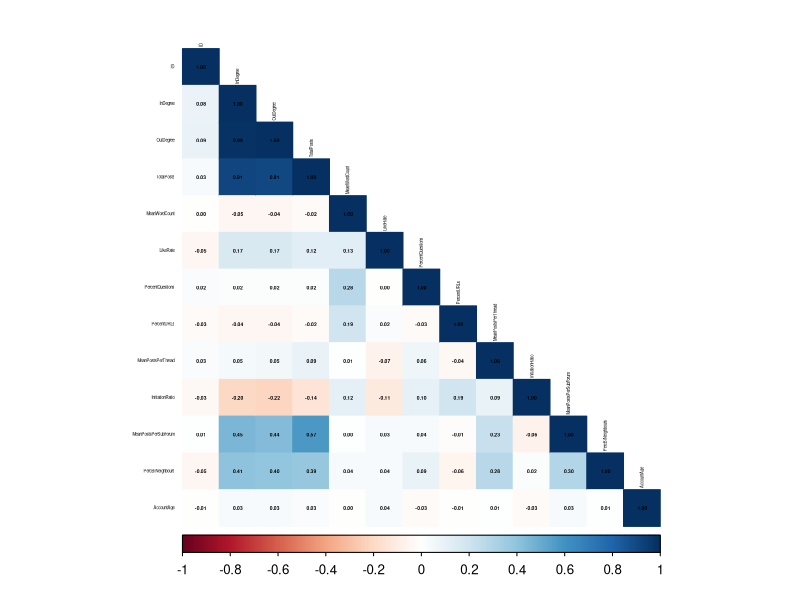
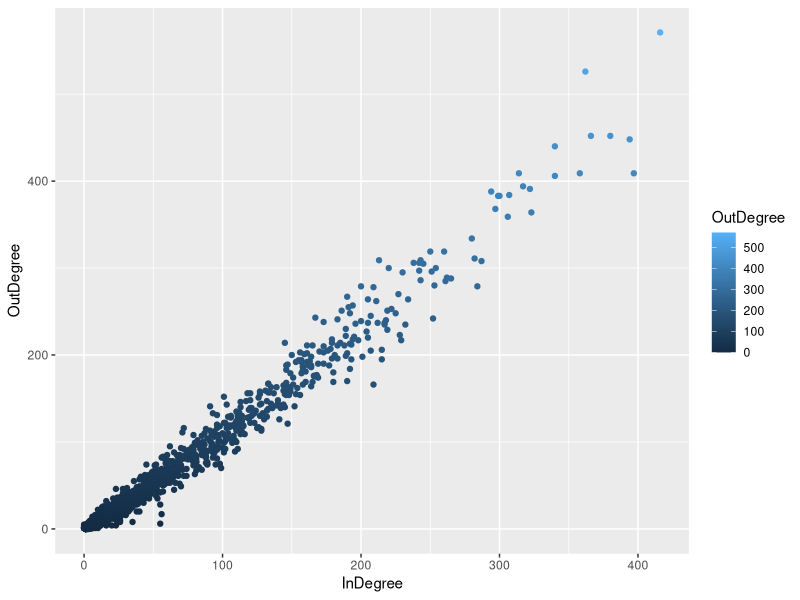
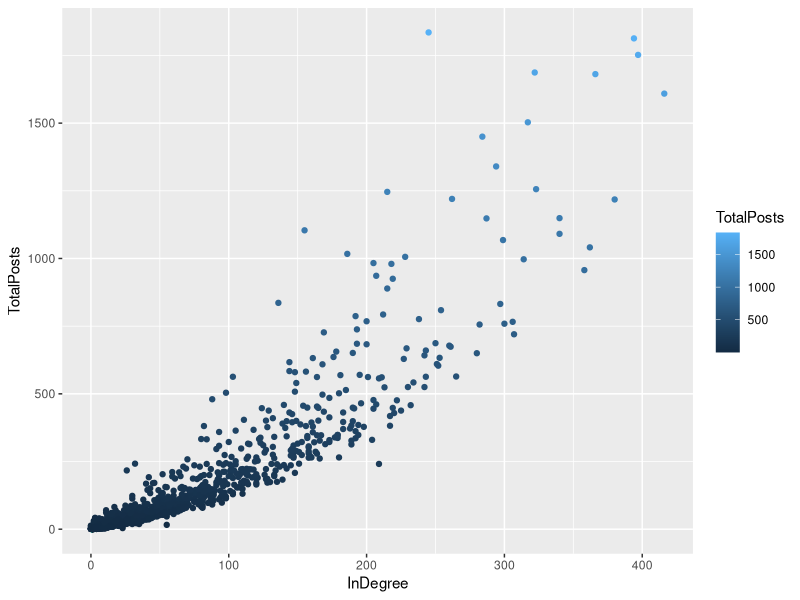
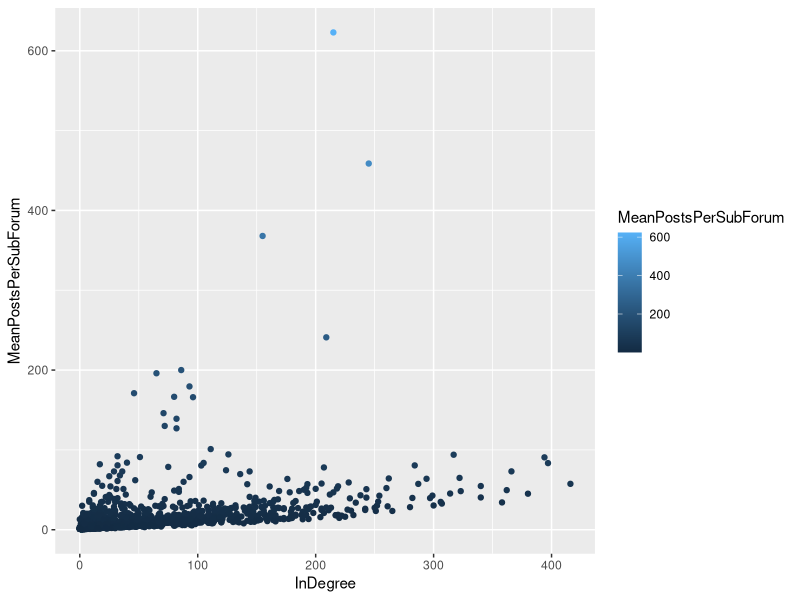
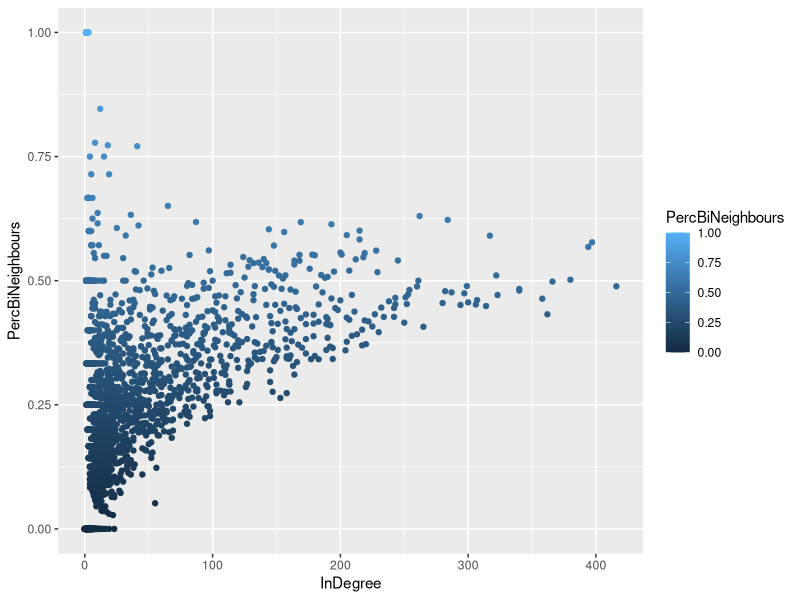
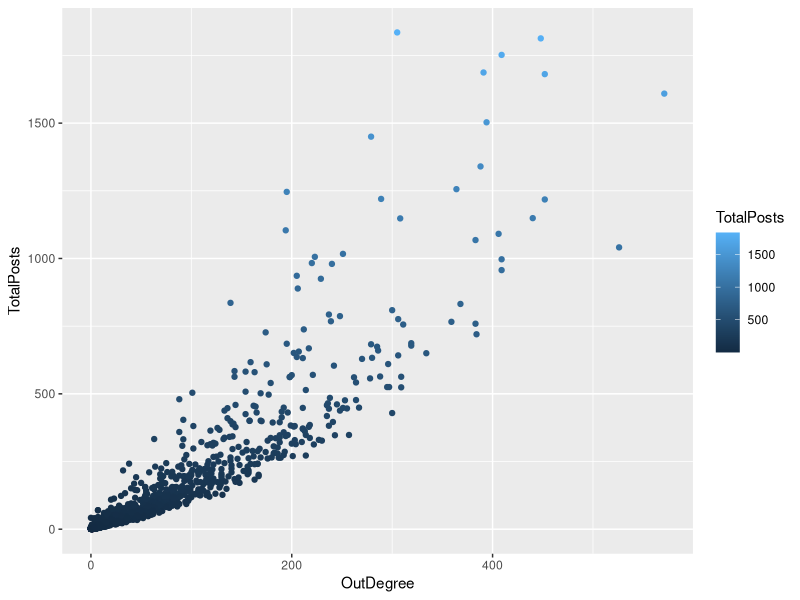
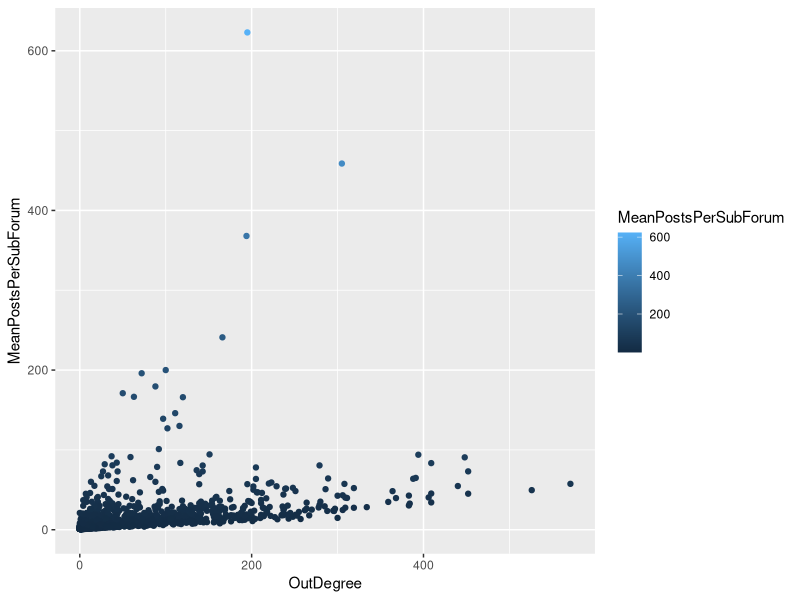
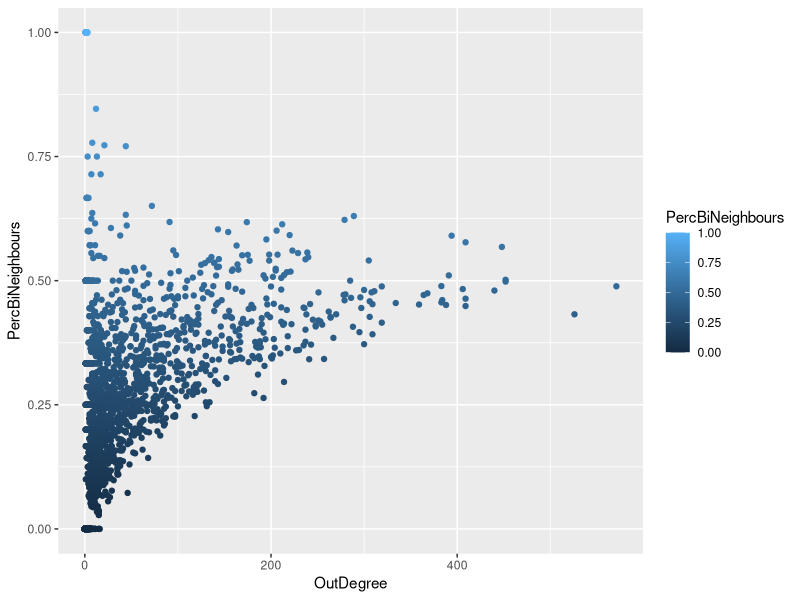

These charts were generated, in order, by the following R code:
library(dplyr)
library(ggplot2)
library('corrplot')

socialMedia <- read.csv("Data_DMML.csv")

library('Hmisc')

# Create the describe object
desc <- describe(socialMedia)




# write correlation matrix of socialMedia dataframe and write the results to table.
correlationMatrix <- cor(socialMedia)
# 5 Features with highest correlation, are selected to do feature selection as K-mean algorithm.
desc$InDegree
desc$OutDegree
desc$TotalPosts
desc$MeanPostsPerSubForum
desc$PercBiNeighbours

corrplot(correlationMatrix, method = 'color', type = 'lower', 
         tl.col = "black", tl.srt = 90, tl.cex = 0.25, 
         addCoef.col = "black", number.cex = 0.3)
write.csv(correlationMatrix, file = "correlationMatrix.csv")

# one-way anova test
library(ggplot2)
xlist = c("InDegree", "InDegree", "InDegree", "InDegree", "OutDegree", "OutDegree", "OutDegree", "TotalPosts")
ylist = c("OutDegree", "TotalPosts", "MeanPostsPerSubForum", "PercBiNeighbours", "TotalPosts", "MeanPostsPerSubForum", "PercBiNeighbours", "MeanPostsPerSubForum")

ggplot(socialMedia, aes(x= InDegree, y= OutDegree, color= OutDegree)) +
  geom_point()

ggplot(socialMedia, aes(x= InDegree, y= TotalPosts, color= TotalPosts)) +
  geom_point()

ggplot(socialMedia, aes(x= InDegree, y= MeanPostsPerSubForum, color= MeanPostsPerSubForum)) +
  geom_point()

ggplot(socialMedia, aes(x= InDegree, y= PercBiNeighbours, color= PercBiNeighbours)) +
  geom_point()

ggplot(socialMedia, aes(x= OutDegree, y= TotalPosts, color= TotalPosts)) +
  geom_point()

ggplot(socialMedia, aes(x= OutDegree, y= MeanPostsPerSubForum, color= MeanPostsPerSubForum)) +
  geom_point()

ggplot(socialMedia, aes(x= OutDegree, y= PercBiNeighbours, color= PercBiNeighbours)) +
  geom_point()

ggplot(socialMedia, aes(x= TotalPosts, y= MeanPostsPerSubForum, color= MeanPostsPerSubForum)) +
  geom_point()
